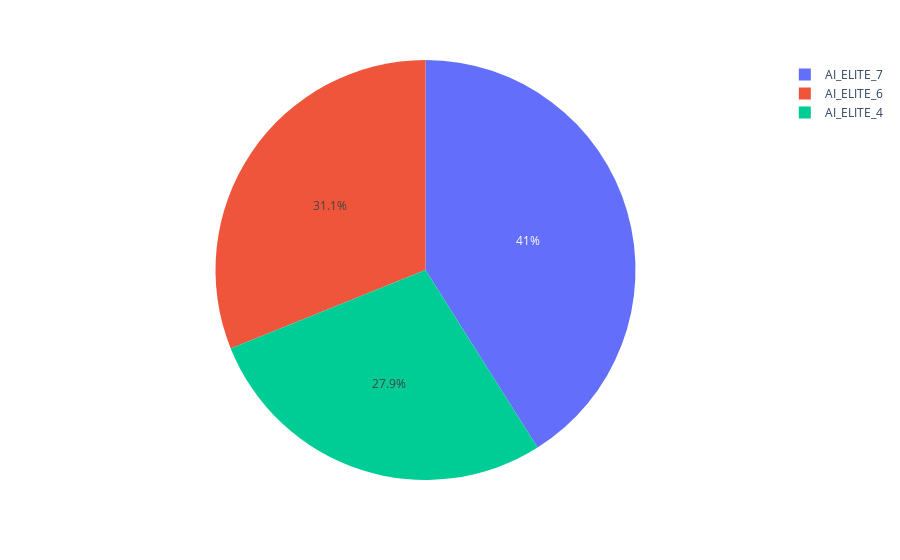

The code cell stored with this chart in its notebook:
### Code cell
fun=df.groupby(['batch'])['score_num'].agg(sum)
px.pie(data_frame=df,names=fun.index,values=fun.values)

### Figure 1 — Plotly figure (JSON) as saved in the notebook; plotly's stock layout.template omitted (floating-point values rounded to 4 significant figures)
{"data": [{"domain": {"x": [0, 1], "y": [0, 1]}, "hovertemplate": "label=%{label}<br>value=%{value}<extra></extra>", "labels": ["AI_ELITE_4", "AI_ELITE_6", "AI_ELITE_7"], "legendgroup": "", "name": "", "showlegend": true, "type": "pie", "values": [26, 29, 38.29]}], "layout": {"autosize": true, "legend": {"tracegroupgap": 0}, "margin": {"t": 60}}}
